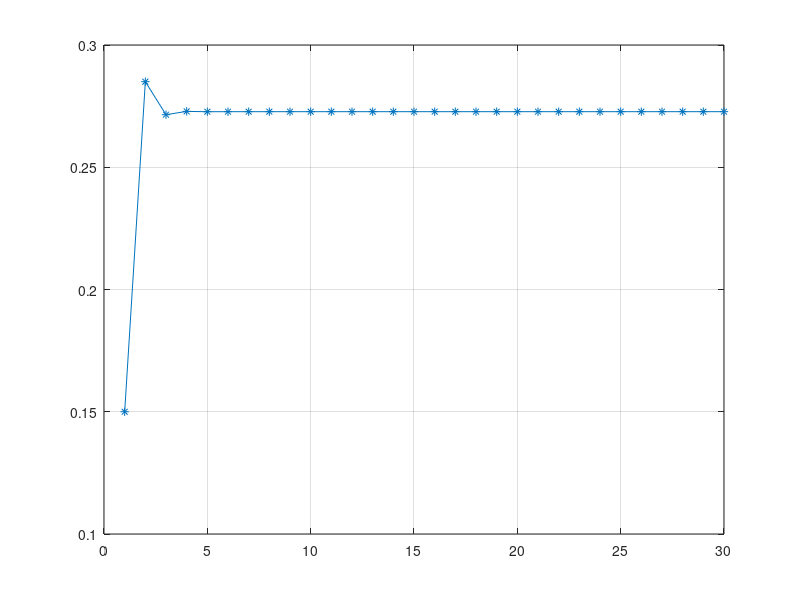

Write MATLAB code to recreate this figure.

t=[0.7 0.8
   0.3 0.2]


v=[0.85;0.15];

r=zeros(1,30);
r(1)=0.15;

for i=2:30
    v=t*v; %calculates probability of next class
    r(i)=v(2);   %value 2 because we want the value of not going to class
    
end


plot(r,'*-');
grid on

